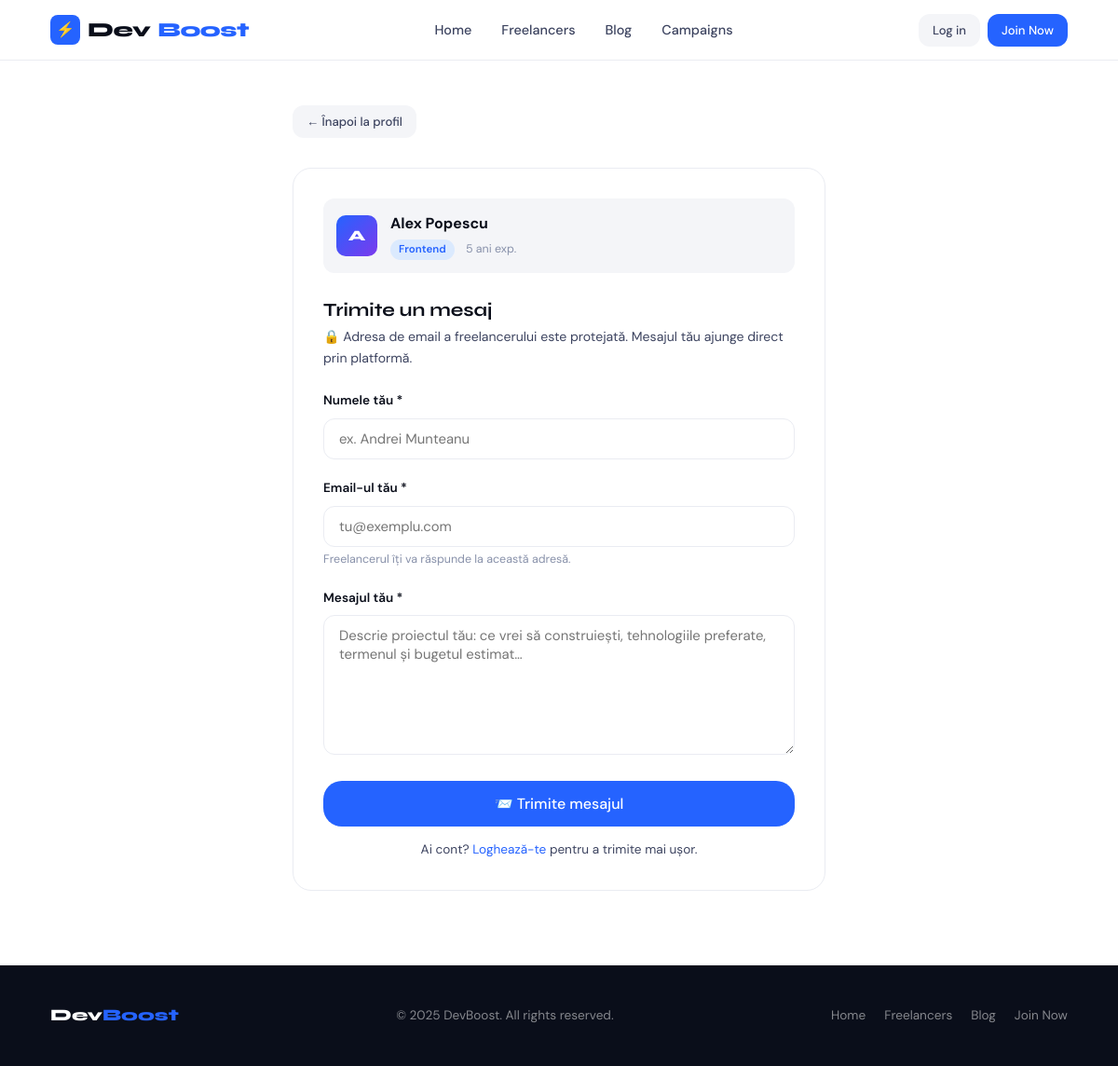
The page /freelancers/8/contact/ on the database its author committed.
### core/models.py (models this page shows, shortened)
class Freelancer(models.Model):
    user = models.OneToOneField(
        User, on_delete=models.CASCADE,
        null=True, blank=True, related_name='freelancer_profile'
    )
    full_name = models.CharField(max_length=200)
    skill = models.CharField(max_length=100, choices=SKILL_CHOICES)
    description = models.TextField(blank=True, default='')
    experience_years = models.IntegerField(default=1)

### core/views.py (the view, shortened to what this page needs)
# urls.py: path('freelancers/<int:freelancer_id>/contact/', views.contact_freelancer, name='contact_freelancer'),
def contact_freelancer(request, freelancer_id):
    freelancer = get_object_or_404(Freelancer, id=freelancer_id)
    role = get_user_role(request.user)
    error = None
    prefill = {}
    if role == 'client':
        cp = request.user.client_profile
        prefill = {'name': cp.full_name, 'email': request.user.email}
    elif role in ('freelancer', 'admin'):
        prefill = {'name': f"{request.user.first_name} {request.user.last_name}".strip(), 'email': request.user.email}
    return render(request, 'core/contact.html', {
        'freelancer': freelancer, 'success': False,
        'error': error, 'prefill': prefill, 'role': role,
    })

### core/views.py (called while the page is built)
def get_user_role(user):
    if not user.is_authenticated: return None
    if user.is_staff: return 'admin'
    if hasattr(user, 'freelancer_profile'): return 'freelancer'
    if hasattr(user, 'client_profile'): return 'client'
    return None

### core/templates/core/contact.html (shortened to what this page needs)
{% extends 'core/base.html' %}
{% block content %}
<div class="container" style="max-width:620px; padding-top:48px; padding-bottom:80px;">
  <a href="{% url 'freelancer_detail' freelancer.id %}" class="btn btn--ghost btn--sm" style="margin-bottom:32px; display:inline-flex;">← Înapoi la profil</a>
  {% if success %}
  <div style="text-align:center; padding:48px 32px; background:var(--surface); border:1px solid var(--surface-3); border-radius:var(--radius-lg);">
    <div style="width:64px; height:64px; background:#ecfdf5; border-radius:50%; display:flex; align-items:center; justify-content:center; font-size:1.8rem; margin:0 auto 20px;">✅</div>
    <h2 style="font-size:1.4rem; margin-bottom:10px;">Mesaj trimis!</h2>
    <p style="color:var(--ink-muted); margin-bottom:6px;">Mesajul tău a ajuns la <strong>{{ freelancer.full_name }}</strong>.</p>
    <p style="color:var(--ink-faint); font-size:0.88rem; margin-bottom:28px;">
      📧 <em>{{ freelancer.full_name }} va primi notificarea și îți va răspunde în curând.</em>
    </p>
    {% if role == 'client' %}
    <p style="font-size:0.82rem; color:var(--accent); margin-bottom:20px;">💡 Poți vedea toate mesajele trimise în <a href="{% url 'profile' %}">profilul tău</a>.</p>
    {% endif %}
    <div style="display:flex; gap:10px; justify-content:center; flex-wrap:wrap;">
      <a href="{% url 'freelancers' %}" class="btn btn--primary">Explorează alți freelanceri →</a>
      <a href="{% url 'home' %}" class="btn btn--ghost">Acasă</a>
    </div>
  </div>
  {% else %}
  <div class="profile-main">
    <div style="display:flex; align-items:center; gap:14px; padding:14px; background:var(--surface-2); border-radius:var(--radius); margin-bottom:28px;">
      <div style="width:44px; height:44px; background:linear-gradient(135deg, var(--accent) 0%, #7c3aed 100%); border-radius:10px; display:flex; align-items:center; justify-content:center; font-family:'Syne',sans-serif; font-weight:800; color:white; font-size:1rem; flex-shrink:0;">
        {{ freelancer.full_name|slice:":1"|upper }}
      </div>
      <div>
        <div style="font-weight:700;">{{ freelancer.full_name }}</div>
        <span class="badge">{{ freelancer.skill }}</span>
        <span style="font-size:0.78rem; color:var(--ink-faint); margin-left:8px;">{{ freelancer.experience_years }} ani exp.</span>
      </div>
    </div>
    <h1 style="font-size:1.25rem; margin-bottom:6px;">Trimite un mesaj</h1>
    <p style="color:var(--ink-muted); font-size:0.88rem; margin-bottom:24px;">
      🔒 Adresa de email a freelancerului este protejată. Mesajul tău ajunge direct prin platformă.
    </p>
    <form method="POST">
      {% if not role or role == 'freelancer' or role == 'admin' %}
      <div class="form-group">
        <label>Numele tău *</label>
        <input type="text" name="sender_name" value="{{ prefill.name|default:'' }}" required placeholder="ex. Andrei Munteanu">
      </div>
      <div class="form-group">
        <label>Email-ul tău *</label>
        <input type="email" name="sender_email" value="{{ prefill.email|default:'' }}" required placeholder="tu@exemplu.com">
        <p style="font-size:0.78rem; color:var(--ink-faint); margin-top:4px;">Freelancerul îți va răspunde la această adresă.</p>
      </div>
      {% endif %}
      <div class="form-group">
        <label>Mesajul tău *</label>
        <textarea name="message" style="min-height:150px;" required placeholder="Descrie proiectul tău: ce vrei să construiești, tehnologiile preferate, termenul și bugetul estimat…"></textarea>
      </div>
      <button type="submit" class="btn btn--primary btn--lg" style="width:100%; justify-content:center;">
        📨 Trimite mesajul
      </button>
      {% if not role %}
      <p style="text-align:center; margin-top:14px; font-size:0.85rem; color:var(--ink-muted);">
        Ai cont? <a href="{% url 'login' %}?next={{ request.path }}">Loghează-te</a> pentru a trimite mai ușor.
      </p>
      {% endif %}
    </form>
  </div>
  {% endif %}
</div>
{% endblock %}

### core/static/core/css/style.css (style rules this page uses)
:root { --ink: #0a0e1a; --ink-muted: #3d4460; --ink-faint: #8891aa; --surface: #ffffff; --surface-2: #f4f5f8; --surface-3: #eaecf2; --accent: #2563ff; --accent-light: #dbeafe; --accent-glow: rgba(37,99,255,0.15); --success: #10b981; --warn: #f59e0b; --radius: 12px; --radius-lg: 20px; --shadow-sm: 0 1px 3px rgba(10,14,26,.08), 0 1px 2px rgba(10,14,26,.04); --shadow: 0 4px 16px rgba(10,14,26,.10), 0 1px 4px rgba(10,14,26,.06); --shadow-lg: 0 16px 48px rgba(10,14,26,.14), 0 4px 12px rgba(10,14,26,.08); }
*, *::before, *::after { box-sizing: border-box; margin: 0; padding: 0; }
html { scroll-behavior: smooth; }
body { font-family: 'DM Sans', sans-serif; font-size: 16px; line-height: 1.6; color: var(--ink); background: var(--surface); -webkit-font-smoothing: antialiased; }
h1, h2, h3, h4, h5 { font-family: 'Syne', sans-serif; line-height: 1.15; font-weight: 700; }
a { color: var(--accent); text-decoration: none; }
.container { max-width: 1140px; margin: 0 auto; padding: 0 24px; }
.btn { display: inline-flex; align-items: center; gap: 8px; padding: 10px 22px; border-radius: var(--radius); font-family: 'DM Sans', sans-serif; font-size: 0.9rem; font-weight: 500; cursor: pointer; border: none; transition: all 0.2s; text-decoration: none; white-space: nowrap; }
.btn--primary { background: var(--accent); color: white; box-shadow: 0 0 0 0 var(--accent-glow); }
.btn--ghost { background: var(--surface-2); color: var(--ink-muted); }
.btn--lg { padding: 14px 30px; font-size: 1rem; border-radius: var(--radius-lg); }
.btn--sm { padding: 7px 15px; font-size: 0.82rem; }
.form-group { margin-bottom: 20px; }
.form-group label { display: block; font-size: 0.85rem; font-weight: 600; margin-bottom: 8px; color: var(--ink); }
.form-group input, .form-group select, .form-group textarea { width: 100%; padding: 11px 16px; border: 1.5px solid var(--surface-3); border-radius: var(--radius); font-family: 'DM Sans', sans-serif; font-size: 0.93rem; color: var(--ink); background: var(--surface); transition: border-color 0.18s; outline: none; }
.form-group textarea { resize: vertical; min-height: 100px; }
.badge { display: inline-block; font-size: 0.72rem; font-weight: 600; padding: 2px 9px; border-radius: 100px; background: var(--accent-light); color: var(--accent); }
.profile-main { background: var(--surface); border: 1px solid var(--surface-3); border-radius: var(--radius-lg); padding: 32px; }

### rows shown on the page
Freelancer: full_name "A", full_name "Alex Popescu", skill "Frontend", experience_years "5"
